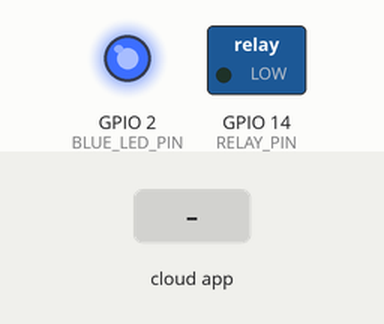
A sketch run on a simulated ESP8266 (NodeMCU). On the bench: switched loads named in the sketch (green lamp = pin HIGH), output pins drawn as LEDs (lit = HIGH). The inputs (shaded band) are chosen by the test bench. WiFi joins after 1.5 s; servers stay silent unless stated; what the sketch prints to the serial monitor is not drawn.

Above: at 2.8 s.
2.9 s: the phone or cloud app sets the.garden.lamp to 1
At 3.8 s:
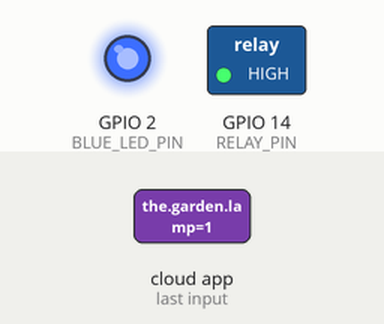
4.4 s: the phone or cloud app sets the.garden.lamp to 0
At 4.9 s:
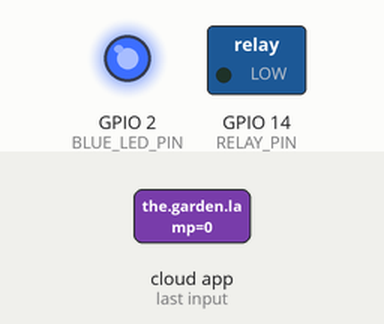
Timing chart, 0 to 7.4 s (numbered marks = the images above; inputs shaded):
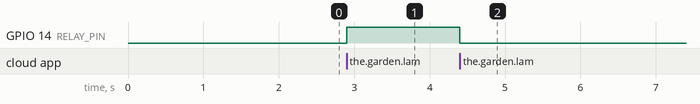

The sketch:

garden_lamp.ino
```cpp
#include <Arduino.h>
#include <ESP8266WiFi.h>
#include "fauxmoESP.h"
#include "wifi_config.h"

#define SERIAL_BAUDRATE   115200
#define DEVICE_ID_LAMP    "the garden lamp"

#define RELAY_PIN         14
#define BLUE_LED_PIN      2

fauxmoESP fauxmo;

void wifi_setup() {
  // set Wi-Fi module to STA mode
  WiFi.mode(WIFI_STA);

  // connect
  Serial.printf("[WIFI] Connecting to %s ", WIFI_SSID);
  WiFi.begin(WIFI_SSID, WIFI_PASS);

  // wait
  while (WiFi.status() != WL_CONNECTED) {
    Serial.print(".");
    digitalWrite(BLUE_LED_PIN, LOW);
    delay(1);
    digitalWrite(BLUE_LED_PIN, HIGH);
    delay(199);
  }
  Serial.println();

  // connected
  Serial.printf("[WIFI] STATION Mode, SSID: %s, IP address: %s\n", WiFi.SSID().c_str(), WiFi.localIP().toString().c_str());
}

uint8_t prev_brightness = 0;
uint8_t brightness = 0;

void setup() {
  // init serial port and clean garbage
  Serial.begin(SERIAL_BAUDRATE);
  Serial.println();
  Serial.println();

  // pins
  pinMode(RELAY_PIN, OUTPUT);
  pinMode(BLUE_LED_PIN, OUTPUT);
  digitalWrite(RELAY_PIN, LOW);
  digitalWrite(BLUE_LED_PIN, HIGH);

  // Wi-Fi
  wifi_setup();

  // Fauxmo
  fauxmo.createServer(true);
  fauxmo.setPort(80);

  fauxmo.enable(true);

  // add virtual devices
  fauxmo.addDevice(DEVICE_ID_LAMP);

  fauxmo.onSetState([](unsigned char device_id, const char * device_name, bool state, unsigned char value) {
    Serial.printf("[MAIN] Device #%d (%s) state: %s value: %d\n", device_id, device_name, state ? "ON" : "OFF", value);
    if (state) {
      brightness = value;
    } else {
      brightness = 0;
    }
  });
}

void loop() {
  fauxmo.handle();

  if (brightness != prev_brightness) {
    Serial.print("new brightness ");
    Serial.println(brightness);
    prev_brightness = brightness;
    if (brightness == 0) {
      digitalWrite(RELAY_PIN, LOW);
    } else {
      analogWrite(RELAY_PIN, brightness * 4); // ESP8266 analogWrite is 10-bit, unlike Arduino where it is 8-bit
    }
  }
}
```

Measured:
- after the input at 2.9 s, GPIO 14 (RELAY_PIN): LOW → HIGH at once
- after the input at 4.4 s, GPIO 14 (RELAY_PIN): HIGH → LOW at once
